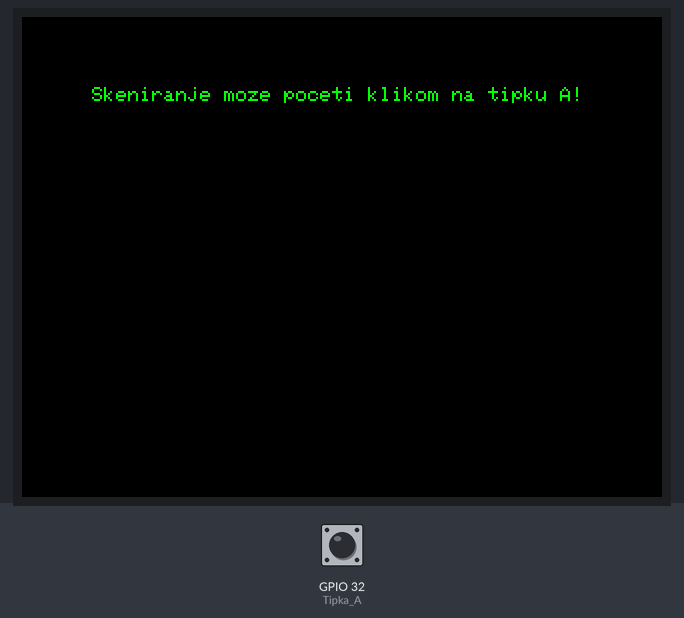
Simulated run of this sketch. Board: ESP32. On the bench: 320×240 colour display. The inputs (shaded band) are chosen by the test bench; at power-on: GPIO 32 (Tipka_A) HIGH. A WiFi scan finds three made-up networks.

Above: at 1.5 s.
1.6 s: GPIO 32 (Tipka_A) pulled LOW for 0.15 s
At 2.2 s:
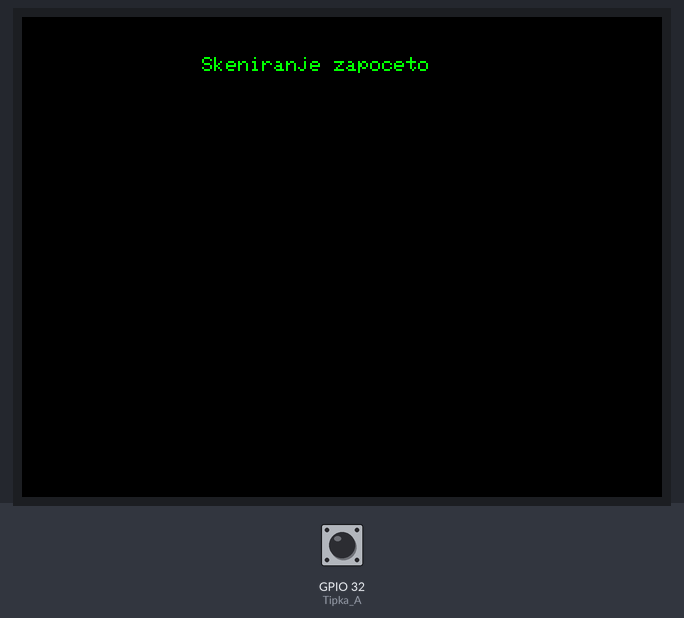
At 4.5 s:
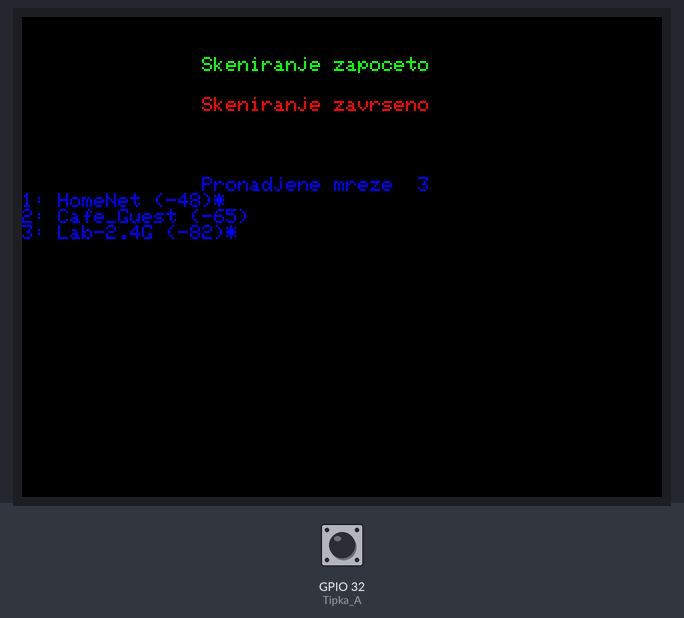
4.7 s: GPIO 32 (Tipka_A) pulled LOW for 1 s
8.3 s: GPIO 32 (Tipka_A) pulled LOW for 3.2 s
At 10.44 s:
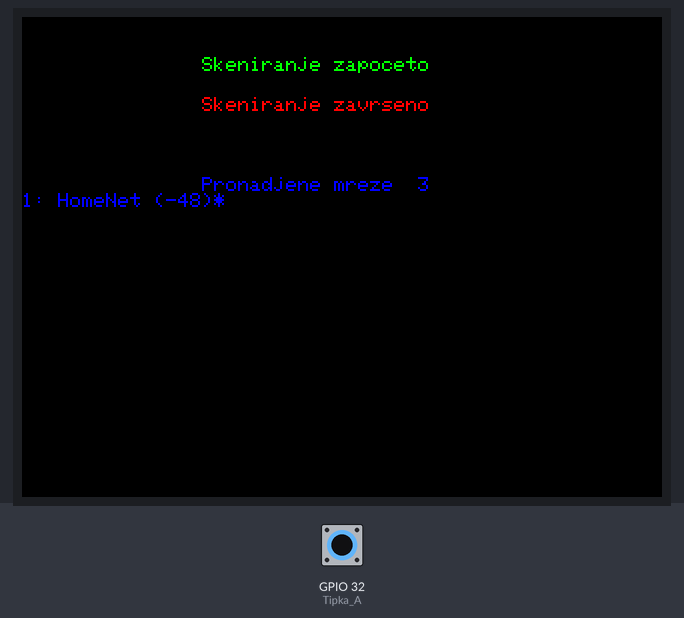
Timing chart, 0 to 11.9 s (numbered marks = the images above; inputs shaded):
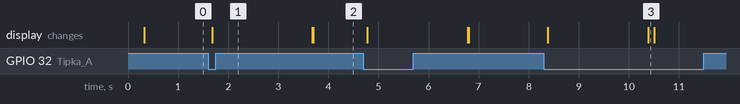

The sketch:

WiFiScan_Zaslon.ino
```cpp
//////////////////////////////////////VIDI////////////////////////////////////////
//////////////////////////////////////////////////////////////////////////////////
////////////////////////////////////6.2.2020./////////////////////////////////////
////////IZRADIO://////IVOR///S.///////////////////////////////////////////////////
//////////////////////////////////////////////////////////////////////////////////
//////////////////////////////////////////////////////////////////////////////////
////Pritiskom na tipku A koja se nalazi na plocici, pokrece se skeniranje/////////
////WiFi mreza te se ispisuje na ugradjenom ekranu////////////////////////////////
//////////////////////////////////////////////////////////////////////////////////

#include <TFT_eSPI.h>
#include <SPI.h>
#include "WiFi.h"
#define Tipka_A 32                               //Tipka A na plocici spojena na pin 32
int n, i;                                        //i - brojac, n - broj mreza
TFT_eSPI zaslon = TFT_eSPI();                    //Ime ekrana - zaslon

void setup()
{
    zaslon.init();                               //inicijalizacija zaslona
    zaslon.setRotation(3);                       //orijentacija zaslona (vodoravno, ispravno kada se drzi plocica u rukama)
    zaslon.fillScreen(TFT_BLACK);                //Pozadina zaslona - crna
    pinMode(Tipka_A, INPUT_PULLUP);              //Tipka A s plocice
    WiFi.mode(WIFI_STA);                         //Postavi WiFi u station mode
    WiFi.disconnect();
    delay(100);                                  //Pricekaj 100mS
    zaslon.setCursor(35, 35);                    //Pozicioniraj kursor na ekranu
    zaslon.setTextColor(TFT_GREEN);              //Postavi boju teksta u Zelenu
    zaslon.setTextFont(1);                       //Font velicine 2
    zaslon.println("Skeniranje moze poceti klikom na tipku A!");   //Obavijest kad je spreman za skeniranje
}

void loop()
{
  if(!digitalRead(Tipka_A)){                     //Na pritisak tipke A
    skeniraj();                                  //Pozovi funkciju skeniraj
  }
  delay(10);                                     //Ispituj tipku A svakih 10mS
}

//Funkcija "skeniraj" tipa void, izdvojena je iz glavne petlje, ali moze biti izvedeno i bez dodatne funkcije
//Funkcija se poziva u glavnoj petlji pri pritisku na Tipku A i izvrsava se
//Void tip funkcije ne vraća nikakav argument, dok bi funkcija tipa int vratila neki cijeli broj
//To na primjer moze biti broj mreza koje su pronadjene (0,1,2,...)

void skeniraj(){                                 //Funkcija skeniraj tipa void
    zaslon.fillScreen(TFT_BLACK);                //Postavi pozadinu u crnu (sve se brise)
    zaslon.setCursor(90, 20);                    //Pozicioniraj kursor na ekranu
    zaslon.setTextColor(TFT_GREEN);              //Postavi boju teksta u Zelenu
    zaslon.setTextFont(1);                       //Font velicine 2
    zaslon.println("Skeniranje zapoceto");       //Obavijest od pocetku skeniranja
    n = WiFi.scanNetworks();                     //Vraća broj pronadjenin mreza
    zaslon.setCursor(90, 40);                    //Pozicioniraj kursor na ekranu
    zaslon.setTextColor(TFT_RED);                //Postavi boju teksta u Zelenu
    zaslon.setTextFont(1);                       //Font velicine 2
    zaslon.println("Skeniranje zavrseno");       //Obavijest o zavrsetku skeniranja
    if(n == 0){                                  //Ako nema mreza
        zaslon.setCursor(85, 60);                //Pozicioniraj kursor na ekranu
        zaslon.setTextColor(TFT_BLUE);           //Postavi boju teksta u Plavu
        zaslon.setTextFont(1);                   //Font velicine 2
        zaslon.println("Mreze nisu pronadjene");
    } else{                                      //Ako ima mreza n > 0
        zaslon.setCursor(90, 80);                //Pozicioniraj kursor na ekranu
        zaslon.setTextColor(TFT_BLUE);           //Postavi boju teksta u Plavu
        zaslon.setTextFont(1);                   //Font velicine 2
        zaslon.print("Pronadjene mreze  ");
        zaslon.println(n);                       //Ispisi broj pronadjenih mreza
        for (i = 0; i < n; ++i){                 //Prodji redom po mrezama
            zaslon.print(i + 1);                 //Ispisi SSID i RSSI za svaku mrezu
            zaslon.print(": ");
            zaslon.print(WiFi.SSID(i));
            zaslon.print(" (");
            zaslon.print(WiFi.RSSI(i));
            zaslon.print(")");
            zaslon.println((WiFi.encryptionType(i) == WIFI_AUTH_OPEN)?" ":"*");
            delay(10);
        }
    }
    zaslon.println("");                          //Zavrsetak funkcije
}
```

Measured:
- after the input at 1.6 s, the display: changes after 0.08 s (image 1)
- after the input at 8.3 s, the display: first changes after 0.09 s (image 3 shows a later state)
